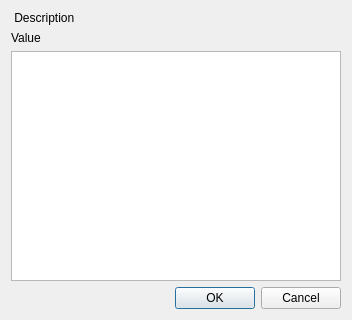
<?xml version="1.0" encoding="UTF-8"?>
<ui version="4.0">
 <class>STDialog</class>
 <widget class="QDialog" name="STDialog">
  <property name="geometry">
   <rect>
    <x>0</x>
    <y>0</y>
    <width>352</width>
    <height>320</height>
   </rect>
  </property>
  <property name="windowTitle">
   <string>STDialog</string>
  </property>
  <layout class="QHBoxLayout" name="horizontalLayout_2">
   <item>
    <layout class="QVBoxLayout" name="verticalLayout_2">
     <item>
      <widget class="QLabel" name="labelDescription">
       <property name="text">
        <string> Description</string>
       </property>
      </widget>
     </item>
     <item>
      <layout class="QVBoxLayout" name="verticalLayout">
       <item>
        <widget class="QLabel" name="labelValue">
         <property name="text">
          <string>Value</string>
         </property>
        </widget>
       </item>
       <item>
        <widget class="QPlainTextEdit" name="textEditValue"/>
       </item>
      </layout>
     </item>
     <item>
      <layout class="QHBoxLayout" name="horizontalLayout">
       <item>
        <spacer name="horizontalSpacer">
         <property name="orientation">
          <enum>Qt::Horizontal</enum>
         </property>
         <property name="sizeHint" stdset="0">
          <size>
           <width>40</width>
           <height>20</height>
          </size>
         </property>
        </spacer>
       </item>
       <item>
        <widget class="QPushButton" name="pushButtonOK">
         <property name="text">
          <string>OK</string>
         </property>
        </widget>
       </item>
       <item>
        <widget class="QPushButton" name="pushButtonCancel">
         <property name="text">
          <string>Cancel</string>
         </property>
        </widget>
       </item>
      </layout>
     </item>
    </layout>
   </item>
  </layout>
 </widget>
 <layoutdefault spacing="6" margin="11"/>
 <resources/>
 <connections>
  <connection>
   <sender>pushButtonCancel</sender>
   <signal>clicked()</signal>
   <receiver>STDialog</receiver>
   <slot>reject()</slot>
   <hints>
    <hint type="sourcelabel">
     <x>312</x>
     <y>300</y>
    </hint>
    <hint type="destinationlabel">
     <x>334</x>
     <y>427</y>
    </hint>
   </hints>
  </connection>
  <connection>
   <sender>pushButtonOK</sender>
   <signal>clicked()</signal>
   <receiver>STDialog</receiver>
   <slot>onOKPressed()</slot>
   <hints>
    <hint type="sourcelabel">
     <x>237</x>
     <y>302</y>
    </hint>
    <hint type="destinationlabel">
     <x>288</x>
     <y>372</y>
    </hint>
   </hints>
  </connection>
 </connections>
 <slots>
  <slot>onOKPressed()</slot>
 </slots>
</ui>
